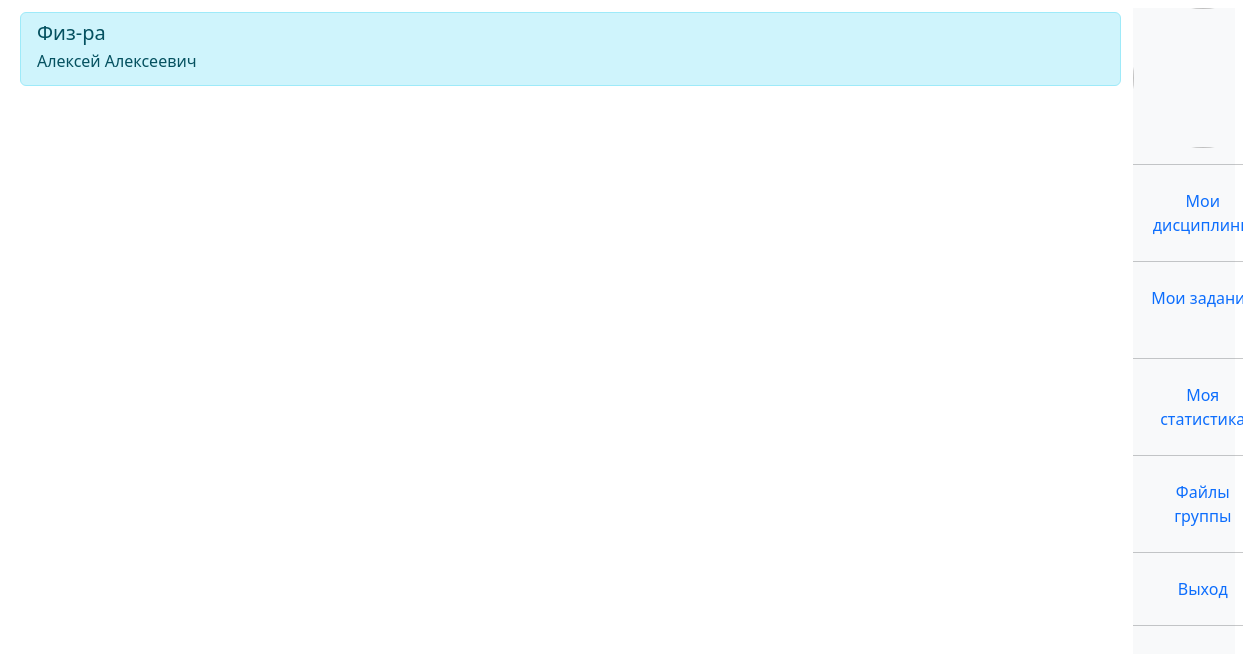
Before: /subjects/ (signed in) with the older database file.
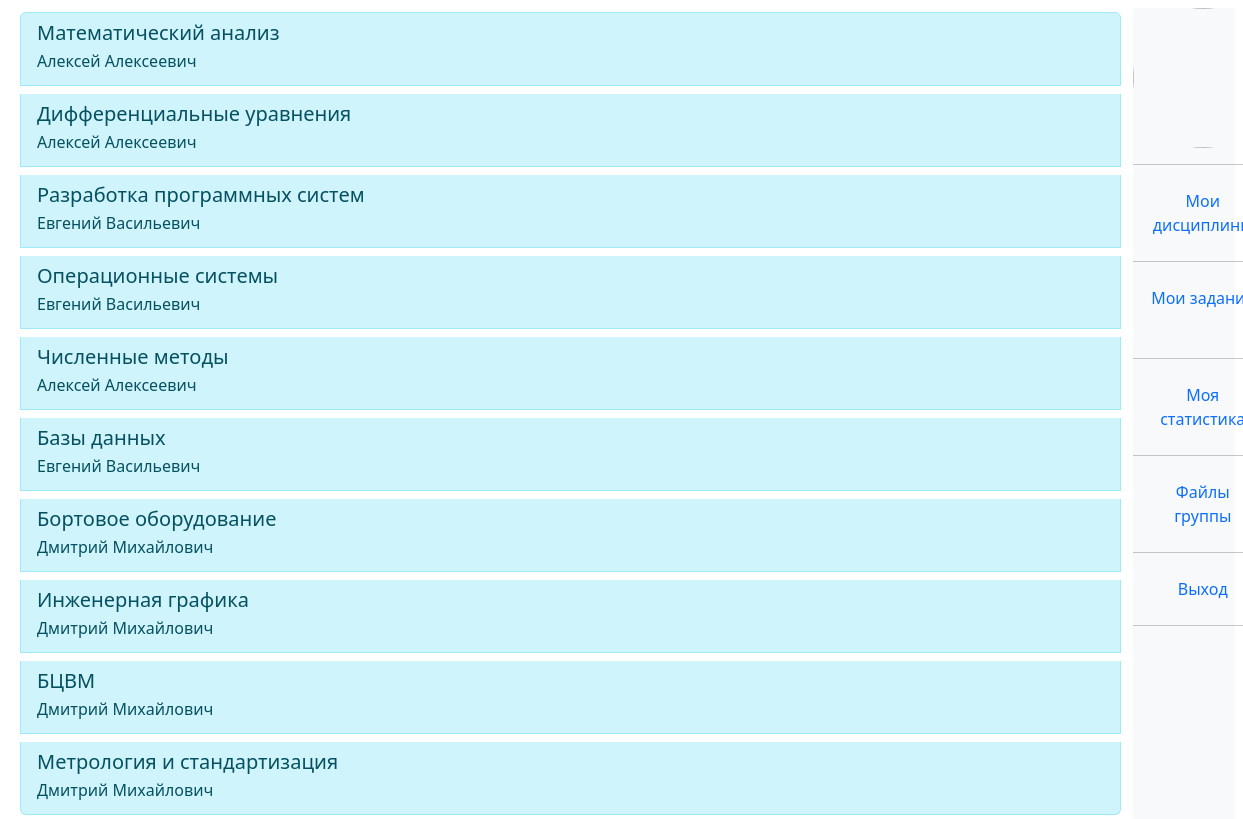
After: the same page with the newer database file.
### univ_app/models.py (models this page shows, shortened)
class Subject(models.Model):
    title = models.CharField(max_length=200, default = '', blank = True)
    description = models.TextField( default = '', blank = True)
    image = models.ImageField(upload_to = "uploads/subjects/", blank = True , null=True, default = "test.png")
    teacher = models.ForeignKey("Teacher", blank = True, null = True, on_delete = models.SET_NULL)
    st_group = models.ForeignKey("StGroup", blank = True, null = True, on_delete = models.SET_NULL)
    def __str__(self):
        return self.title

class Teacher(models.Model):
    user = models.OneToOneField(User, null=True, blank=True, on_delete=models.SET_NULL)
    profile_picture = models.ImageField(upload_to = "uploads/profile_pictures/%Y/", default = "teacher.jpg", null = True)
    def __str__(self):
        return self.user.first_name

### univ_app/decorators.py (the view)
        def wrapper(request, *args, **kwargs):
            group = None
            if request.user.groups.exists():
                group = request.user.groups.all()[0].name
            if group in allowed_groups:
                return view_func(request, *args, **kwargs)
            else:
                return HttpResponse("У вас нет прав доступа к этой странице")

### univ_app/context_processors.py (called while the page is built)
def get_profile_picture_form(request):
    picture_form = PictureForm
    return {"picture_form": picture_form}

### univ_app/templatetags/user_tags.py (called while the page is built)
@register.filter(name='has_group')
def has_group(user, group_name):
    return user.groups.filter(name=group_name).exists()

### univ_app/utils.py (called while the page is built)
def is_teacher(user):
    if user.groups.filter(name = "teacher").exists(): return True
    else: return False

### univ_app/views.py (called while the page is built)
@allowed_users(allowed_groups = ["teacher","student"])
def ts_subjects(request):
    user = request.user
    subjects = None
    if is_teacher(user):
        teacher = user.teacher
        subjects = Subject.objects.all().filter(teacher = teacher)
    else:
        student_group = user.student.st_group
        subjects = Subject.objects.all().filter(st_group = student_group)
    ctx = {
    "subjects":subjects,
    }
    return render(request,"mutual_views/ts_subjects.html",ctx)

### templates/mutual_views/ts_subjects.html (shortened to what this page needs)
{%extends "base.html"%}
{% block ts_subjects %}
<div class="list-group">
  {%for subject in subjects%}
  <a href="{% url 'ts_subject' subject.id%}" class="list-group-item  list-group-item-info list-group-item-action flex-column align-items-start my-1">
    <div class="d-flex w-100 justify-content-between">
      <h5 class="mb-1">{{subject}} </h5>
    </div>
    <p class="mb-1">{{subject.teacher}}</p>
  </a>
  {%endfor%}
</div>
{% endblock %}

Changed rows visible on the page:
changed Subject: title "Физ-ра" → "Математический анализ"
added Subject: title "Дифференциальные уравнения", teacher "Алексей Алексеевич"
added Subject: title "Разработка программных систем", teacher "Евгений Васильевич"
added Subject: title "Операционные системы", teacher "Евгений Васильевич"
added Subject: title "Численные методы", teacher "Алексей Алексеевич"
added Subject: title "Базы данных", teacher "Евгений Васильевич"
added Subject: title "Бортовое оборудование", teacher "Дмитрий Михайлович"
added Subject: title "Инженерная графика", teacher "Дмитрий Михайлович"
added Subject: title "БЦВМ", teacher "Дмитрий Михайлович"
added Subject: title "Метрология и стандартизация", teacher "Дмитрий Михайлович"
